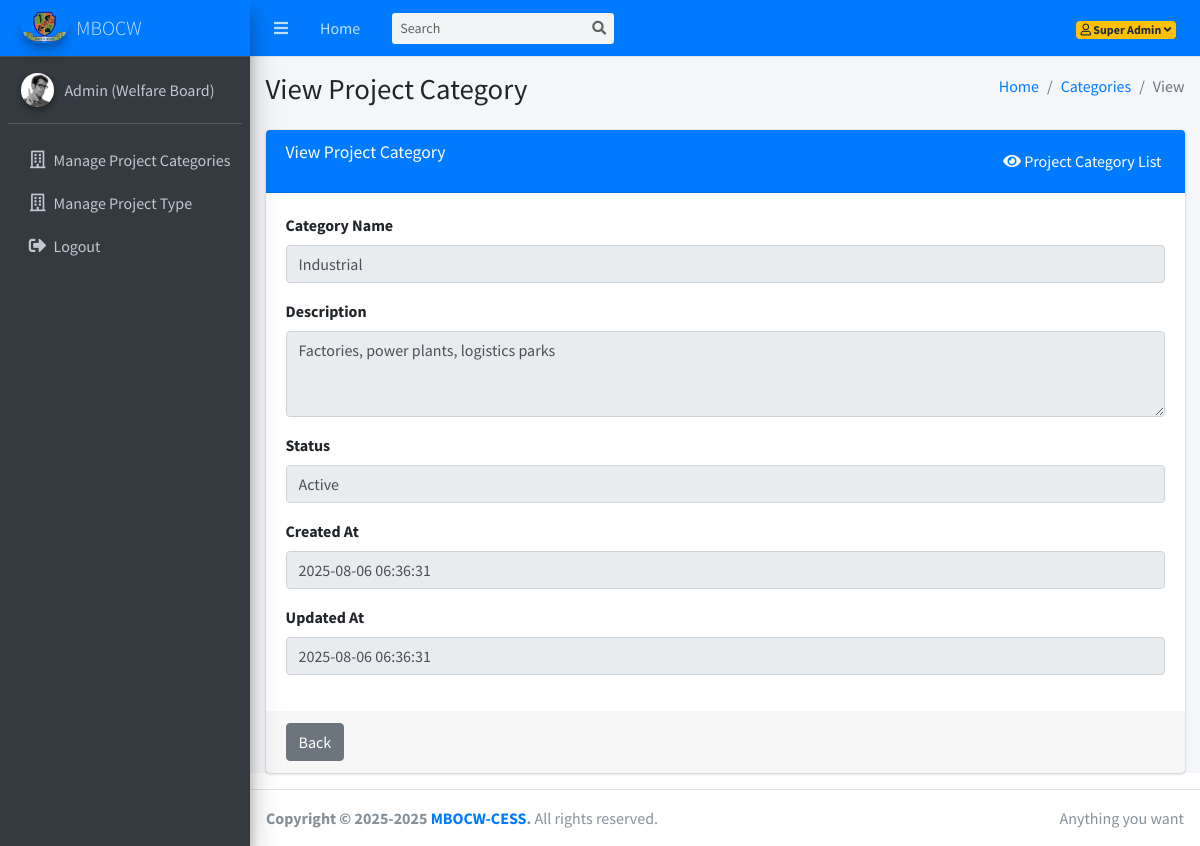
The page /dashboard/view-project-category.php?id=3 (signed in) on the database its author committed.
### tables this page shows
CREATE TABLE IF NOT EXISTS `project_categories` (
  `id` int UNSIGNED NOT NULL AUTO_INCREMENT,
  `name` varchar(100) NOT NULL,
  `description` text,
  `is_active` tinyint(1) DEFAULT '1',
  `created_at` timestamp NULL DEFAULT CURRENT_TIMESTAMP,
  `updated_at` timestamp NULL DEFAULT CURRENT_TIMESTAMP ON UPDATE CURRENT_TIMESTAMP,
  PRIMARY KEY (`id`)
);

### dashboard/view-project-category.php (the view, shortened to what this page needs)
<?php
require_once '../config/db.php';
$id = intval($_GET['id']);
$stmt = $conn->prepare("SELECT * FROM project_categories WHERE id = ?");
$stmt->bind_param("i", $id);
$stmt->execute();
$result = $stmt->get_result();
$category = $result->fetch_assoc();
?>
<!DOCTYPE html>
<html lang="en">
<head>
  <link rel="stylesheet" href="../plugins/fontawesome-free/css/all.min.css">
  <link rel="stylesheet" href="../dist/css/adminlte.min.css">
</head>
<body class="hold-transition sidebar-mini">
<div class="wrapper">
  <?php include('includes/navbar.php'); ?>
  <?php include('includes/sidebar.php'); ?>
  <div class="content-wrapper">
    <div class="content-header">
      <div class="container-fluid">
        <div class="row mb-2">
          <div class="col-sm-6">
            <h1 class="m-0">View Project Category</h1>
          </div>
          <div class="col-sm-6">
            <ol class="breadcrumb float-sm-right">
              <li class="breadcrumb-item"><a href="dashboard.php">Home</a></li>
              <li class="breadcrumb-item"><a href="project-categories-list.php">Categories</a></li>
              <li class="breadcrumb-item active">View</li>
            </ol>
          </div>
        </div>
      </div>
    </div>
    <div class="content">
      <div class="container-fluid">
        <div class="card card-primary">
          <div class="card-header">
            <h3 class="card-title">View Project Category</h3>
            <div class="card-tools">
              <a href="project-categories.php" class="btn btn-primary">
                <i class="fas fa-eye"></i> Project Category List
              </a>
            </div>
          </div>
          <form>
            <div class="card-body">
              <div class="form-group">
                <label for="name">Category Name</label>
                <input type="text" class="form-control" id="name" value="<?php echo htmlspecialchars($category['name']); ?>" readonly>
              </div>
              <div class="form-group">
                <label for="description">Description</label>
                <textarea class="form-control" id="description" rows="3" readonly><?php echo htmlspecialchars($category['description']); ?></textarea>
              </div>
              <div class="form-group">
                <label for="status">Status</label>
                <input type="text" class="form-control" value="<?php echo ($category['is_active'] == 1 ? 'Active' : 'Inactive'); ?>" readonly>
              </div>
              <div class="form-group">
                <label for="created_at">Created At</label>
                <input type="text" class="form-control" value="<?php echo $category['created_at']; ?>" readonly>
              </div>
              <div class="form-group">
                <label for="updated_at">Updated At</label>
                <input type="text" class="form-control" value="<?php echo $category['updated_at']; ?>" readonly>
              </div>
            </div>
            <div class="card-footer">
              <a href="project-categories.php" class="btn btn-secondary">Back</a>
            </div>
          </form>
        </div>
      </div>
    </div>
  </div>
  <?php include('includes/footer.php'); ?>
</div>
</body>
</html>

### rows shown on the page
project_categories: name "Industrial", description "Factories, power plants, logistics parks", is_active "Active", created_at "2025-08-06 06:36:31", updated_at "2025-08-06 06:36:31"

### other values the page prints
$_SESSION['user_name'] "Super Admin"
$_SESSION['user_role_name'] "Admin (Welfare Board)"
